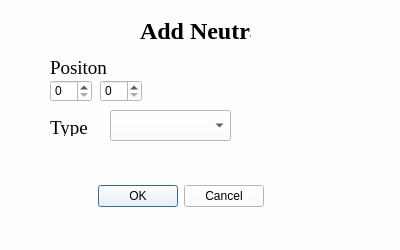
<?xml version="1.0" encoding="UTF-8"?>
<ui version="4.0">
 <class>AddNeutral</class>
 <widget class="QDialog" name="AddNeutral">
  <property name="geometry">
   <rect>
    <x>0</x>
    <y>0</y>
    <width>400</width>
    <height>250</height>
   </rect>
  </property>
  <property name="palette">
   <palette>
    <active>
     <colorrole role="WindowText">
      <brush brushstyle="SolidPattern">
       <color alpha="255">
        <red>0</red>
        <green>0</green>
        <blue>0</blue>
       </color>
      </brush>
     </colorrole>
     <colorrole role="Button">
      <brush brushstyle="SolidPattern">
       <color alpha="255">
        <red>253</red>
        <green>253</green>
        <blue>253</blue>
       </color>
      </brush>
     </colorrole>
     <colorrole role="Light">
      <brush brushstyle="SolidPattern">
       <color alpha="255">
        <red>255</red>
        <green>255</green>
        <blue>255</blue>
       </color>
      </brush>
     </colorrole>
     <colorrole role="Midlight">
      <brush brushstyle="SolidPattern">
       <color alpha="255">
        <red>254</red>
        <green>254</green>
        <blue>254</blue>
       </color>
      </brush>
     </colorrole>
     <colorrole role="Dark">
      <brush brushstyle="SolidPattern">
       <color alpha="255">
        <red>126</red>
        <green>126</green>
        <blue>126</blue>
       </color>
      </brush>
     </colorrole>
     <colorrole role="Mid">
      <brush brushstyle="SolidPattern">
       <color alpha="255">
        <red>169</red>
        <green>169</green>
        <blue>169</blue>
       </color>
      </brush>
     </colorrole>
     <colorrole role="Text">
      <brush brushstyle="SolidPattern">
       <color alpha="255">
        <red>0</red>
        <green>0</green>
        <blue>0</blue>
       </color>
      </brush>
     </colorrole>
     <colorrole role="BrightText">
      <brush brushstyle="SolidPattern">
       <color alpha="255">
        <red>255</red>
        <green>255</green>
        <blue>255</blue>
       </color>
      </brush>
     </colorrole>
     <colorrole role="ButtonText">
      <brush brushstyle="SolidPattern">
       <color alpha="255">
        <red>0</red>
        <green>0</green>
        <blue>0</blue>
       </color>
      </brush>
     </colorrole>
     <colorrole role="Base">
      <brush brushstyle="SolidPattern">
       <color alpha="255">
        <red>255</red>
        <green>255</green>
        <blue>255</blue>
       </color>
      </brush>
     </colorrole>
     <colorrole role="Window">
      <brush brushstyle="SolidPattern">
       <color alpha="255">
        <red>253</red>
        <green>253</green>
        <blue>253</blue>
       </color>
      </brush>
     </colorrole>
     <colorrole role="Shadow">
      <brush brushstyle="SolidPattern">
       <color alpha="255">
        <red>0</red>
        <green>0</green>
        <blue>0</blue>
       </color>
      </brush>
     </colorrole>
     <colorrole role="AlternateBase">
      <brush brushstyle="SolidPattern">
       <color alpha="255">
        <red>254</red>
        <green>254</green>
        <blue>254</blue>
       </color>
      </brush>
     </colorrole>
     <colorrole role="ToolTipBase">
      <brush brushstyle="SolidPattern">
       <color alpha="255">
        <red>255</red>
        <green>255</green>
        <blue>220</blue>
       </color>
      </brush>
     </colorrole>
     <colorrole role="ToolTipText">
      <brush brushstyle="SolidPattern">
       <color alpha="255">
        <red>0</red>
        <green>0</green>
        <blue>0</blue>
       </color>
      </brush>
     </colorrole>
     <colorrole role="PlaceholderText">
      <brush brushstyle="SolidPattern">
       <color alpha="128">
        <red>0</red>
        <green>0</green>
        <blue>0</blue>
       </color>
      </brush>
     </colorrole>
    </active>
    <inactive>
     <colorrole role="WindowText">
      <brush brushstyle="SolidPattern">
       <color alpha="255">
        <red>0</red>
        <green>0</green>
        <blue>0</blue>
       </color>
      </brush>
     </colorrole>
     <colorrole role="Button">
      <brush brushstyle="SolidPattern">
       <color alpha="255">
        <red>253</red>
        <green>253</green>
        <blue>253</blue>
       </color>
      </brush>
     </colorrole>
     <colorrole role="Light">
      <brush brushstyle="SolidPattern">
       <color alpha="255">
        <red>255</red>
        <green>255</green>
        <blue>255</blue>
       </color>
      </brush>
     </colorrole>
     <colorrole role="Midlight">
      <brush brushstyle="SolidPattern">
       <color alpha="255">
        <red>254</red>
        <green>254</green>
        <blue>254</blue>
       </color>
      </brush>
     </colorrole>
     <colorrole role="Dark">
      <brush brushstyle="SolidPattern">
       <color alpha="255">
        <red>126</red>
        <green>126</green>
        <blue>126</blue>
       </color>
      </brush>
     </colorrole>
     <colorrole role="Mid">
      <brush brushstyle="SolidPattern">
       <color alpha="255">
        <red>169</red>
        <green>169</green>
        <blue>169</blue>
       </color>
      </brush>
     </colorrole>
     <colorrole role="Text">
      <brush brushstyle="SolidPattern">
       <color alpha="255">
        <red>0</red>
        <green>0</green>
        <blue>0</blue>
       </color>
      </brush>
     </colorrole>
     <colorrole role="BrightText">
      <brush brushstyle="SolidPattern">
       <color alpha="255">
        <red>255</red>
        <green>255</green>
        <blue>255</blue>
       </color>
      </brush>
     </colorrole>
     <colorrole role="ButtonText">
      <brush brushstyle="SolidPattern">
       <color alpha="255">
        <red>0</red>
        <green>0</green>
        <blue>0</blue>
       </color>
      </brush>
     </colorrole>
     <colorrole role="Base">
      <brush brushstyle="SolidPattern">
       <color alpha="255">
        <red>255</red>
        <green>255</green>
        <blue>255</blue>
       </color>
      </brush>
     </colorrole>
     <colorrole role="Window">
      <brush brushstyle="SolidPattern">
       <color alpha="255">
        <red>253</red>
        <green>253</green>
        <blue>253</blue>
       </color>
      </brush>
     </colorrole>
     <colorrole role="Shadow">
      <brush brushstyle="SolidPattern">
       <color alpha="255">
        <red>0</red>
        <green>0</green>
        <blue>0</blue>
       </color>
      </brush>
     </colorrole>
     <colorrole role="AlternateBase">
      <brush brushstyle="SolidPattern">
       <color alpha="255">
        <red>254</red>
        <green>254</green>
        <blue>254</blue>
       </color>
      </brush>
     </colorrole>
     <colorrole role="ToolTipBase">
      <brush brushstyle="SolidPattern">
       <color alpha="255">
        <red>255</red>
        <green>255</green>
        <blue>220</blue>
       </color>
      </brush>
     </colorrole>
     <colorrole role="ToolTipText">
      <brush brushstyle="SolidPattern">
       <color alpha="255">
        <red>0</red>
        <green>0</green>
        <blue>0</blue>
       </color>
      </brush>
     </colorrole>
     <colorrole role="PlaceholderText">
      <brush brushstyle="SolidPattern">
       <color alpha="128">
        <red>0</red>
        <green>0</green>
        <blue>0</blue>
       </color>
      </brush>
     </colorrole>
    </inactive>
    <disabled>
     <colorrole role="WindowText">
      <brush brushstyle="SolidPattern">
       <color alpha="255">
        <red>126</red>
        <green>126</green>
        <blue>126</blue>
       </color>
      </brush>
     </colorrole>
     <colorrole role="Button">
      <brush brushstyle="SolidPattern">
       <color alpha="255">
        <red>253</red>
        <green>253</green>
        <blue>253</blue>
       </color>
      </brush>
     </colorrole>
     <colorrole role="Light">
      <brush brushstyle="SolidPattern">
       <color alpha="255">
        <red>255</red>
        <green>255</green>
        <blue>255</blue>
       </color>
      </brush>
     </colorrole>
     <colorrole role="Midlight">
      <brush brushstyle="SolidPattern">
       <color alpha="255">
        <red>254</red>
        <green>254</green>
        <blue>254</blue>
       </color>
      </brush>
     </colorrole>
     <colorrole role="Dark">
      <brush brushstyle="SolidPattern">
       <color alpha="255">
        <red>126</red>
        <green>126</green>
        <blue>126</blue>
       </color>
      </brush>
     </colorrole>
     <colorrole role="Mid">
      <brush brushstyle="SolidPattern">
       <color alpha="255">
        <red>169</red>
        <green>169</green>
        <blue>169</blue>
       </color>
      </brush>
     </colorrole>
     <colorrole role="Text">
      <brush brushstyle="SolidPattern">
       <color alpha="255">
        <red>126</red>
        <green>126</green>
        <blue>126</blue>
       </color>
      </brush>
     </colorrole>
     <colorrole role="BrightText">
      <brush brushstyle="SolidPattern">
       <color alpha="255">
        <red>255</red>
        <green>255</green>
        <blue>255</blue>
       </color>
      </brush>
     </colorrole>
     <colorrole role="ButtonText">
      <brush brushstyle="SolidPattern">
       <color alpha="255">
        <red>126</red>
        <green>126</green>
        <blue>126</blue>
       </color>
      </brush>
     </colorrole>
     <colorrole role="Base">
      <brush brushstyle="SolidPattern">
       <color alpha="255">
        <red>253</red>
        <green>253</green>
        <blue>253</blue>
       </color>
      </brush>
     </colorrole>
     <colorrole role="Window">
      <brush brushstyle="SolidPattern">
       <color alpha="255">
        <red>253</red>
        <green>253</green>
        <blue>253</blue>
       </color>
      </brush>
     </colorrole>
     <colorrole role="Shadow">
      <brush brushstyle="SolidPattern">
       <color alpha="255">
        <red>0</red>
        <green>0</green>
        <blue>0</blue>
       </color>
      </brush>
     </colorrole>
     <colorrole role="AlternateBase">
      <brush brushstyle="SolidPattern">
       <color alpha="255">
        <red>253</red>
        <green>253</green>
        <blue>253</blue>
       </color>
      </brush>
     </colorrole>
     <colorrole role="ToolTipBase">
      <brush brushstyle="SolidPattern">
       <color alpha="255">
        <red>255</red>
        <green>255</green>
        <blue>220</blue>
       </color>
      </brush>
     </colorrole>
     <colorrole role="ToolTipText">
      <brush brushstyle="SolidPattern">
       <color alpha="255">
        <red>0</red>
        <green>0</green>
        <blue>0</blue>
       </color>
      </brush>
     </colorrole>
     <colorrole role="PlaceholderText">
      <brush brushstyle="SolidPattern">
       <color alpha="128">
        <red>0</red>
        <green>0</green>
        <blue>0</blue>
       </color>
      </brush>
     </colorrole>
    </disabled>
   </palette>
  </property>
  <property name="windowTitle">
   <string>Add Neutral</string>
  </property>
  <widget class="QLabel" name="label">
   <property name="geometry">
    <rect>
     <x>140</x>
     <y>20</y>
     <width>111</width>
     <height>21</height>
    </rect>
   </property>
   <property name="font">
    <font>
     <family>Times New Roman</family>
     <pointsize>18</pointsize>
     <weight>75</weight>
     <bold>true</bold>
    </font>
   </property>
   <property name="text">
    <string>Add Neutral</string>
   </property>
  </widget>
  <widget class="QLabel" name="label_2">
   <property name="geometry">
    <rect>
     <x>50</x>
     <y>60</y>
     <width>59</width>
     <height>16</height>
    </rect>
   </property>
   <property name="font">
    <font>
     <family>Times New Roman</family>
     <pointsize>14</pointsize>
    </font>
   </property>
   <property name="text">
    <string>Positon</string>
   </property>
  </widget>
  <widget class="QSpinBox" name="posNeutralX">
   <property name="geometry">
    <rect>
     <x>50</x>
     <y>80</y>
     <width>42</width>
     <height>22</height>
    </rect>
   </property>
  </widget>
  <widget class="QSpinBox" name="posNeutralY">
   <property name="geometry">
    <rect>
     <x>100</x>
     <y>80</y>
     <width>42</width>
     <height>22</height>
    </rect>
   </property>
  </widget>
  <widget class="QLabel" name="label_3">
   <property name="geometry">
    <rect>
     <x>50</x>
     <y>120</y>
     <width>59</width>
     <height>16</height>
    </rect>
   </property>
   <property name="font">
    <font>
     <family>Times New Roman</family>
     <pointsize>14</pointsize>
    </font>
   </property>
   <property name="text">
    <string>Type</string>
   </property>
  </widget>
  <widget class="QComboBox" name="typesOfNeutrals">
   <property name="geometry">
    <rect>
     <x>110</x>
     <y>110</y>
     <width>121</width>
     <height>31</height>
    </rect>
   </property>
  </widget>
  <widget class="QDialogButtonBox" name="addNeutral">
   <property name="geometry">
    <rect>
     <x>90</x>
     <y>180</y>
     <width>174</width>
     <height>32</height>
    </rect>
   </property>
   <property name="standardButtons">
    <set>QDialogButtonBox::Cancel|QDialogButtonBox::Ok</set>
   </property>
  </widget>
 </widget>
 <resources/>
 <connections/>
</ui>
